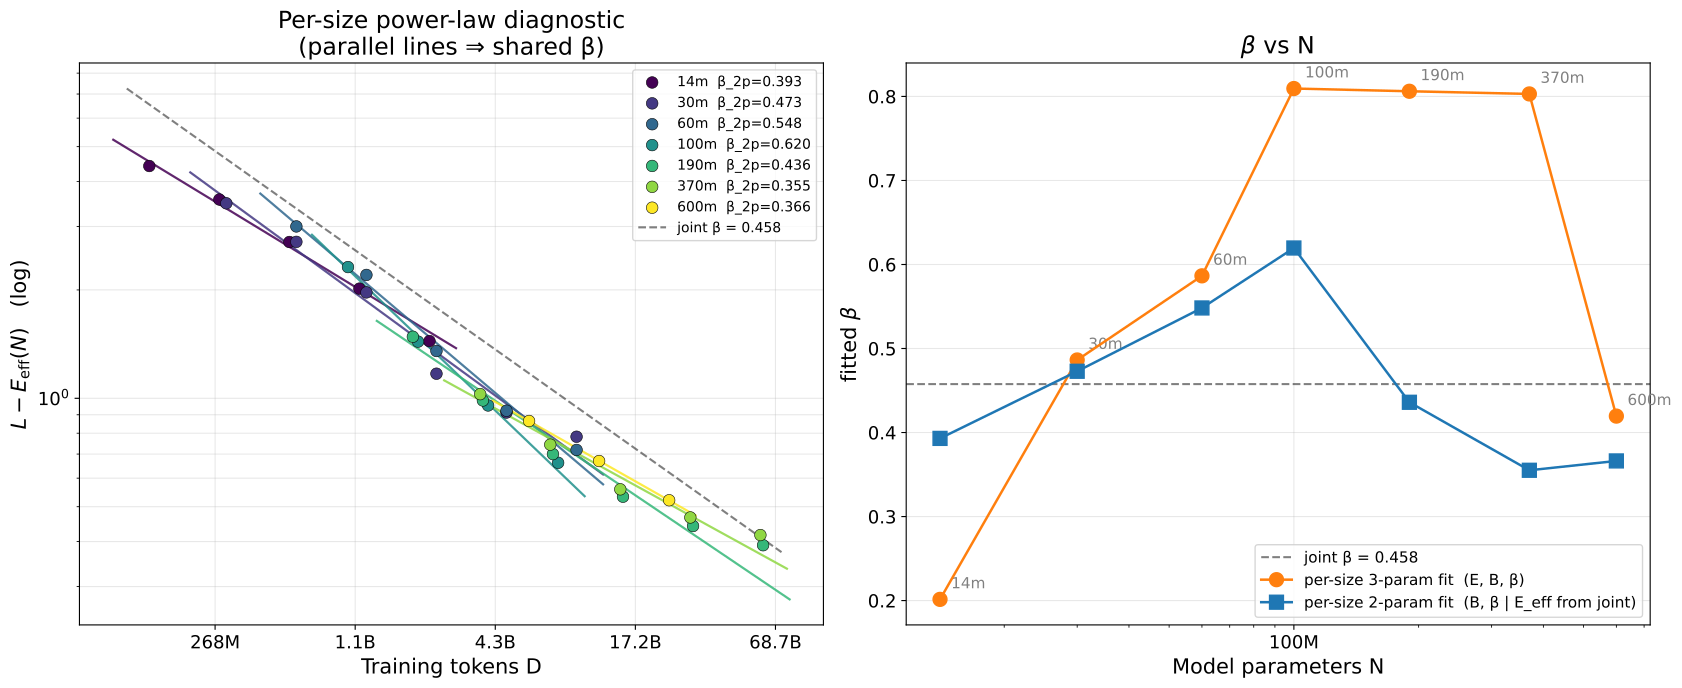

This figure's Python source:
"""
Verify whether β genuinely varies with N, or is just fit noise.

Two panels:
  (A) Log-log plot of (L − E_eff(N)) vs D for each size, with a
      straight-line fit through that size's points.  Slope = local β.
      On a single joint β, all lines should be parallel.
  (B) Fitted β per size, three estimates:
        - joint 5-param Chinchilla (shared β)
        - per-size 3-param Chinchilla (independent)
        - per-size 2-param fit with E_eff fixed from joint (most conservative)
      Plotted vs log N with the joint β as a horizontal reference.
"""

import os
import sys

import matplotlib.pyplot as plt
import numpy as np
import torch
from matplotlib.ticker import FuncFormatter

sys.path.insert(0, os.path.dirname(__file__))
from data import SIZES, load, extract_1epoch, DEFAULT_SCALE_MIN, TTP_RATIO  # noqa
from fit_lse import expand_grid, fit_lse, logsumexp_stable  # noqa
from fit_chinchilla_joint import collect_1epoch_all_sizes, fit_joint, DELTA  # noqa

SCRIPT_DIR = os.path.dirname(os.path.abspath(__file__))
SCALE_MIN = DEFAULT_SCALE_MIN

FONT_LABEL, FONT_TICK, FONT_LEGEND, FONT_TITLE = 15, 13, 11, 17


# ──────────────────────────────────────────────────────────────────────

def per_size_3p_fit(scale, D, L, delta=DELTA):
    """Fit L = E + B/D^β (3 params) on a single size's 1-epoch points."""
    grid = expand_grid({
        "e":    [-1.0, 0.0, 0.5, 1.0, 1.5],
        "b":    [0.0, 5.0, 10.0, 15.0],
        "beta": [0.1, 0.3, 0.5, 0.7, 1.0],
    })
    log_D = torch.tensor(np.log(D), dtype=torch.float64)
    log_L = torch.tensor(np.log(L), dtype=torch.float64)

    def forward(p):
        terms = torch.stack([p["e"].expand_as(log_D),
                             p["b"] - p["beta"] * log_D], dim=0)
        return logsumexp_stable(terms, dim=0)

    res = fit_lse(forward, log_L, grid, delta=delta)
    p = res["params"]
    return dict(E=float(np.exp(p["e"])), B=float(np.exp(p["b"])),
                beta=float(p["beta"]))


def per_size_2p_fit(D, L, E_fixed, delta=DELTA):
    """Fit L = E_fixed + B/D^β with E clamped from joint; 2 params."""
    grid = expand_grid({
        "b":    [0.0, 5.0, 10.0, 15.0, 20.0],
        "beta": [0.05, 0.15, 0.3, 0.45, 0.6, 0.8, 1.0],
    })
    log_D = torch.tensor(np.log(D), dtype=torch.float64)
    log_L = torch.tensor(np.log(L), dtype=torch.float64)
    e_c = torch.tensor(float(np.log(E_fixed)), dtype=torch.float64)

    def forward(p):
        terms = torch.stack([e_c.expand_as(log_D),
                             p["b"] - p["beta"] * log_D], dim=0)
        return logsumexp_stable(terms, dim=0)

    res = fit_lse(forward, log_L, grid, delta=delta)
    p = res["params"]
    return dict(E=float(E_fixed), B=float(np.exp(p["b"])),
                beta=float(p["beta"]))


def log_log_slope(D, y):
    """OLS slope on log-log with no error bars; returns slope."""
    x = np.log(D); z = np.log(y)
    A = np.vstack([x, np.ones_like(x)]).T
    m, c = np.linalg.lstsq(A, z, rcond=None)[0]
    return m, c


# ──────────────────────────────────────────────────────────────────────

def fmt_tokens(x, pos=None):
    if x >= 1e9:  return f"{x/1e9:.1f}B"
    if x >= 1e6:  return f"{x/1e6:.0f}M"
    if x >= 1e3:  return f"{x/1e3:.0f}K"
    return f"{x:.0f}"


def main():
    # ── joint fit ──
    tags, N_arr, scale_arr, D_arr, L_arr = collect_1epoch_all_sizes(SCALE_MIN)
    anchor = fit_joint(N_arr, D_arr, L_arr, delta=DELTA)
    beta_joint = anchor["beta"]
    sizes = sorted(set(tags.tolist()), key=lambda t: SIZES[t][0])
    N_by_size = {t: SIZES[t][0] for t in sizes}

    # ── per-size fits ──
    fit_3p, fit_2p, E_eff_joint = {}, {}, {}
    print(f"{'size':<6s}  {'n':>3s}  {'β_3p':>7s}  {'β_2p':>7s}  "
          f"{'β_joint':>8s}  {'E_eff(N)':>9s}")
    for tag in sizes:
        m = tags == tag
        D, L, sc = D_arr[m], L_arr[m], scale_arr[m]
        if len(D) < 3:
            continue
        E_eff = anchor["E"] + anchor["A"] / N_by_size[tag] ** anchor["alpha"]
        f3 = per_size_3p_fit(sc, D, L)
        f2 = per_size_2p_fit(D, L, E_fixed=E_eff)
        fit_3p[tag] = f3
        fit_2p[tag] = f2
        E_eff_joint[tag] = E_eff
        print(f"{tag:<6s}  {len(D):>3d}  {f3['beta']:>7.4f}  "
              f"{f2['beta']:>7.4f}  {beta_joint:>8.4f}  {E_eff:>9.4f}")

    # ── plot ──
    fig, axes = plt.subplots(1, 2, figsize=(17, 7))
    ax_ll, ax_bN = axes

    cmap = plt.cm.viridis
    cnorm = plt.Normalize(vmin=0, vmax=len(sizes) - 1)

    # (A) log-log: (L − E_eff) vs D, per size, with local slope
    for i, tag in enumerate(sizes):
        m = tags == tag
        if tag not in fit_2p:
            continue
        D, L = D_arr[m], L_arr[m]
        color = cmap(cnorm(i))
        resid = L - E_eff_joint[tag]
        valid = resid > 0
        ax_ll.scatter(D[valid], resid[valid], s=70, color=color,
                      edgecolors="k", linewidths=0.4, zorder=5,
                      label=f"{tag}  β_2p={fit_2p[tag]['beta']:.3f}")
        # 2-param fit curve (uses joint E_eff)
        D_smooth = np.geomspace(D[valid].min() * 0.7, D[valid].max() * 1.3, 80)
        y_smooth = fit_2p[tag]["B"] / D_smooth ** fit_2p[tag]["beta"]
        ax_ll.plot(D_smooth, y_smooth, "-", color=color, linewidth=1.6, alpha=0.85)

    # Joint β reference slope, normalized at the median D
    D_med = np.exp(np.median(np.log(D_arr)))
    y_med = (L_arr - np.array([E_eff_joint[t] for t in tags])).mean()
    ref_D = np.geomspace(D_arr.min() * 0.8, D_arr.max() * 1.2, 80)
    ref_y = y_med * (ref_D / D_med) ** (-beta_joint)
    ax_ll.plot(ref_D, ref_y, "--", color="black", linewidth=1.5, alpha=0.5,
               label=f"joint β = {beta_joint:.3f}")

    ax_ll.set_xscale("log", base=2)
    ax_ll.set_yscale("log")
    ax_ll.xaxis.set_major_formatter(FuncFormatter(fmt_tokens))
    ax_ll.set_xlabel("Training tokens D", fontsize=FONT_LABEL)
    ax_ll.set_ylabel(r"$L - E_{\mathrm{eff}}(N)$   (log)", fontsize=FONT_LABEL)
    ax_ll.set_title("Per-size power-law diagnostic\n(parallel lines ⇒ shared β)",
                    fontsize=FONT_TITLE)
    ax_ll.tick_params(labelsize=FONT_TICK)
    ax_ll.grid(alpha=0.3, which="both")
    ax_ll.legend(fontsize=FONT_LEGEND - 1, loc="best")

    # (B) β vs N — three estimates
    Ns = np.array([N_by_size[t] for t in sizes])
    betas_3p = np.array([fit_3p[t]["beta"] for t in sizes])
    betas_2p = np.array([fit_2p[t]["beta"] for t in sizes])

    ax_bN.axhline(beta_joint, color="black", linestyle="--", linewidth=1.5,
                  alpha=0.5, label=f"joint β = {beta_joint:.3f}")
    ax_bN.plot(Ns, betas_3p, "o-", color="tab:orange", markersize=10,
               linewidth=1.8, label="per-size 3-param fit  (E, B, β)", zorder=5)
    ax_bN.plot(Ns, betas_2p, "s-", color="tab:blue", markersize=10,
               linewidth=1.8, label="per-size 2-param fit  (B, β | E_eff from joint)",
               zorder=5)

    # Annotate each size
    for t, N, b3 in zip(sizes, Ns, betas_3p):
        ax_bN.annotate(t, (N, b3), textcoords="offset points",
                       xytext=(8, 8), fontsize=FONT_LEGEND, color="gray")

    ax_bN.set_xscale("log")
    ax_bN.xaxis.set_major_formatter(FuncFormatter(fmt_tokens))
    ax_bN.set_xlabel("Model parameters N", fontsize=FONT_LABEL)
    ax_bN.set_ylabel(r"fitted $\beta$", fontsize=FONT_LABEL)
    ax_bN.set_title(r"$\beta$ vs N", fontsize=FONT_TITLE)
    ax_bN.tick_params(labelsize=FONT_TICK)
    ax_bN.grid(alpha=0.3)
    ax_bN.legend(fontsize=FONT_LEGEND, loc="best")

    fig.tight_layout()
    path = os.path.join(SCRIPT_DIR, "plot_beta_by_N.pdf")
    fig.savefig(path, bbox_inches="tight")
    plt.close(fig)
    print(f"\nSaved {path}")


if __name__ == "__main__":
    main()
